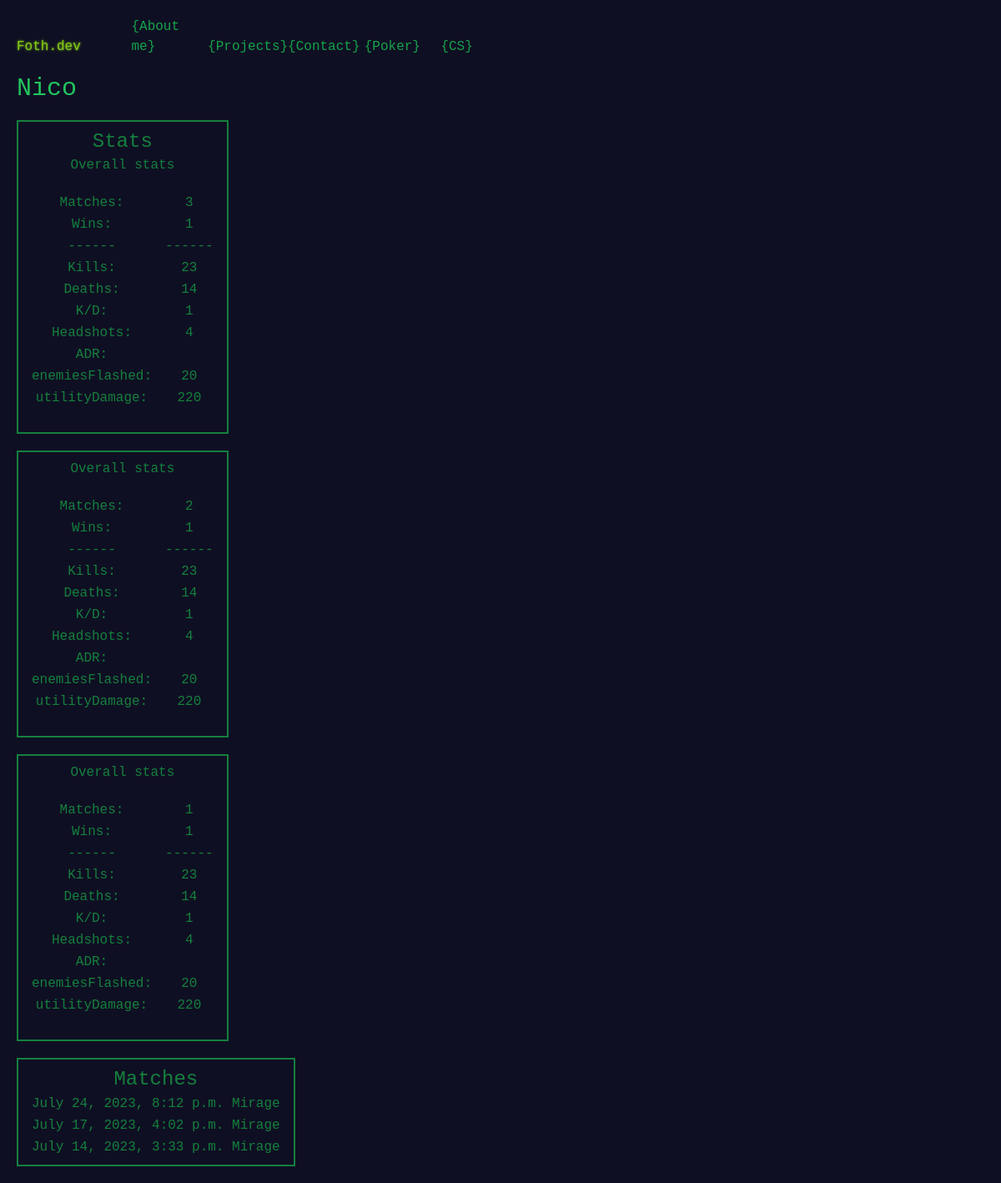
The app's page /cs/players/1 with its own data.
### csgo/models.py (models this page shows, shortened)
class CSPlayer(models.Model):
    steam_id = models.CharField(max_length=18, unique=True)
    name = models.CharField(max_length=32)

class CSPlayerMatch(models.Model):
    player = models.ForeignKey(CSPlayer, on_delete=models.CASCADE)
    match = models.ForeignKey(CSMatch, on_delete=models.CASCADE)
    eloChange = models.FloatField(default=0)
    win = models.BooleanField(default=False)
    kills = models.IntegerField(default=0)
    deaths = models.IntegerField(default=0)
    assists = models.IntegerField(default=0)
    headshotKills = models.IntegerField(default=0)
    adr = models.IntegerField(default=0)
    mvps = models.IntegerField(default=0)
    enemiesFlashed = models.IntegerField(default=0)
    utilityDamage = models.IntegerField(default=0)
    class Meta:
        unique_together = ('player', 'match')

class CSMatch(models.Model):
    date = models.DateTimeField()
    season = models.ForeignKey(CSSeason, on_delete=models.CASCADE)
    map = models.ForeignKey(CSMap, on_delete=models.CASCADE)
    mode = models.ForeignKey(CSMode, on_delete=models.CASCADE)
    endstate = models.CharField(max_length=5)

class CSMap(models.Model):
    name = models.CharField(max_length=32, unique=True)
    def __str__(self):
        return f"{self.name}"

### csgo/views.py (the view)
# urls.py: path('players/<str:player_id>', views.player_profile, name="cs_player_profile"),
def player_profile(request, player_id):
    player_object = CSPlayer.objects.get(pk=player_id)
    player_matches = CSPlayerMatch.objects.filter(player=player_object).select_related().order_by("-match__date")
    season_elos = CSPlayerSeasonElo.objects.filter(player=player_object).select_related().order_by("-season__date")
    player_stats = CSPlayerMatch.objects.filter(player=player_object).select_related().aggregate(
        kills=Sum('kills'), deaths=Sum('deaths'), assist= Sum('assists'),
        kd=Sum('kills')/Sum('deaths'), headshots=Sum('headshotKills'),
        enemiesFlashed=Sum('enemiesFlashed'), utilityDamage=Sum('utilityDamage'),
        matchCount=Count('match'), winCount=Count(Case(When(win=True, then=1))))
    player_seasons = CSPlayerMatch.objects.filter(player=player_object).values("match__season").annotate(
        kills=Sum('kills'), deaths=Sum('deaths'), assist= Sum('assists'),
        headshots=Sum('headshotKills'), enemiesFlashed=Sum('enemiesFlashed'), utilityDamage=Sum('utilityDamage'),
        matchCount=Count('match'), winCount=Count(Case(When(win=True, then=1)))).order_by("match__season__startDate")
    return render(request, "csgo/player_profile.html", {"player": player_object, "player_matches": player_matches, "season_elos": season_elos, "player_stats": player_stats, "player_seasons": player_seasons})

### csgo/templates/csgo/player_profile.html (shortened to what this page needs)
{% extends 'base.html' %}
{% load static %}
{% block content %}
<h1 class="text-3xl text-green-500">{{ player.name }}</h1>
<div class="w-fit border-2 border-green-700 p-2 text-green-700 text-center my-5 overflow-auto">
  <h2 class="text-2xl text-green-700 text-center">Stats</h2>
  <p class="text-center">Overall stats</p>
  <table class="my-5">
    <tbody>
      <tr>
        <td class="px-2">Matches: </td>
        <td class="px-2">{{ player_stats.matchCount }}</td>
      </tr>
      <tr>
        <td class="px-2">Wins: </td>
        <td class="px-2">{{ player_stats.winCount }}</td>
      </tr>
      <tr>
        <td class="px-2">------</td>
        <td class="px-2">------</td>
      </tr>
      <tr>
        <td class="px-2">Kills: </td>
        <td class="px-2">{{ player_stats.kills }}</td>
      </tr>
      <tr>
        <td class="px-2">Deaths: </td>
        <td class="px-2">{{ player_stats.deaths }}</td>
      </tr>
      <tr>
        <td class="px-2">K/D: </td>
        <td class="px-2">{{ player_stats.kd }}</td>
      </tr>
      <tr>
        <td class="px-2">Headshots: </td>
        <td class="px-2">{{ player_stats.headshots }}</td>
      </tr>
      <tr>
        <td class="px-2">ADR: </td>
        <td class="px-2">{{ player_stats.adr }}</td>
      </tr>
      <tr>
        <td class="px-2">enemiesFlashed: </td>
        <td class="px-2">{{ player_stats.enemiesFlashed }}</td>
      </tr>
      <tr>
        <td class="px-2">utilityDamage: </td>
        <td class="px-2">{{ player_stats.utilityDamage }}</td>
      </tr>
    </tbody>
  </table>
</div>
{% for season in player_seasons %}
<div class="w-fit border-2 border-green-700 p-2 text-green-700 text-center my-5 overflow-auto">
  <p class="text-center">Overall stats</p>
  <table class="my-5">
    <tbody>
      <tr>
        <td class="px-2">Matches: </td>
        <td class="px-2">{{ season.matchCount }}</td>
      </tr>
      <tr>
        <td class="px-2">Wins: </td>
        <td class="px-2">{{ player_stats.winCount }}</td>
      </tr>
      <tr>
        <td class="px-2">------</td>
        <td class="px-2">------</td>
      </tr>
      <tr>
        <td class="px-2">Kills: </td>
        <td class="px-2">{{ player_stats.kills }}</td>
      </tr>
      <tr>
        <td class="px-2">Deaths: </td>
        <td class="px-2">{{ player_stats.deaths }}</td>
      </tr>
      <tr>
        <td class="px-2">K/D: </td>
        <td class="px-2">{{ player_stats.kd }}</td>
      </tr>
      <tr>
        <td class="px-2">Headshots: </td>
        <td class="px-2">{{ player_stats.headshots }}</td>
      </tr>
      <tr>
        <td class="px-2">ADR: </td>
        <td class="px-2">{{ player_stats.adr }}</td>
      </tr>
      <tr>
        <td class="px-2">enemiesFlashed: </td>
        <td class="px-2">{{ player_stats.enemiesFlashed }}</td>
      </tr>
      <tr>
        <td class="px-2">utilityDamage: </td>
        <td class="px-2">{{ player_stats.utilityDamage }}</td>
      </tr>
    </tbody>
  </table>
</div>
{% endfor %}
<div class="w-fit border-2 border-green-700 p-2 text-green-700 text-center my-5 overflow-auto">
    <h2 class="text-2xl text-green-700 text-center">Matches</h2>
    <table class="text-center mx-auto">
      <tbody>
        {% for match in player_matches %}
        <tr>
          <td class="px-2"><a href="{% url 'cs_match_overview' match_id=match.match.id %}">{{ match.match.date }} {{ match.match.map }}</a></td>
        </tr>
        {% endfor %}
      </tbody>
    </table>
  </div>
{% endblock %}

### records on screen
CSPlayer: name "Nico"
CSPlayerMatch: match "July 24, 2023, 8:12 p.m.", match.map "Mirage"
CSPlayerMatch: match "July 17, 2023, 4:02 p.m.", match.map "Mirage"
CSPlayerMatch: match "July 14, 2023, 3:33 p.m.", match.map "Mirage"

### other values on screen
{{ player_stats.matchCount }} "3"
{{ player_stats.winCount }} "1"
{{ player_stats.kills }} "23"
{{ player_stats.deaths }} "14"
{{ player_stats.kd }} "1"
{{ player_stats.headshots }} "4"
{{ player_stats.enemiesFlashed }} "20"
{{ player_stats.utilityDamage }} "220"
{{ season.matchCount }} "2" "1"
{{ player_stats.winCount }} "1" "1"
{{ player_stats.kills }} "23" "23"
{{ player_stats.deaths }} "14" "14"
{{ player_stats.kd }} "1" "1"
{{ player_stats.headshots }} "4" "4"
{{ player_stats.enemiesFlashed }} "20" "20"
